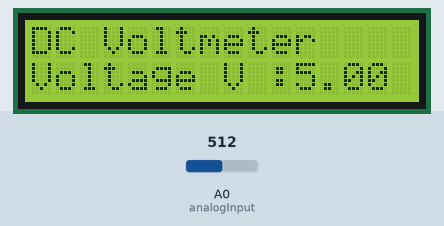
Recording of a sketch running on a simulated Arduino Uno, built with avr-gcc and run on an emulated ATmega328P. Parts: 16×2 character LCD. The test bench sets the inputs (shaded band); at power-on: A0 (analogInput) = 512. What the sketch prints to the serial monitor is not drawn.

Above: at 4.2 s.
4.3 s: A0 (analogInput) set to 716
At 6.7 s:
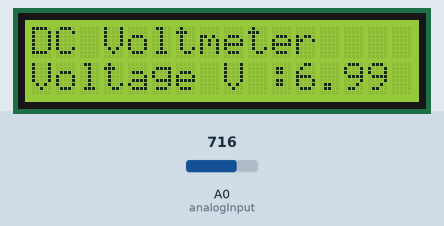
10.5 s: A0 (analogInput) set to 900
At 13.0 s:
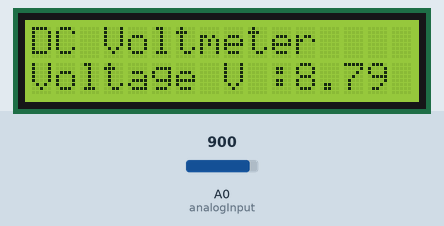
16.5 s: A0 (analogInput) set to 1023
At 19.2 s:
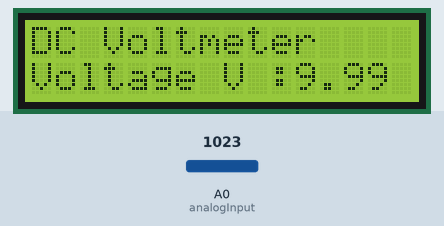
Timing chart, 0 to 20.7 s (numbered marks = the images above; inputs shaded):
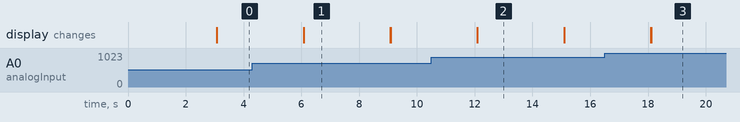

Measured:
- after the input at 4.3 s, the display: first differs from a run without the input after 1.8 s (image 1)
- after the input at 10.5 s, the display: first differs from a run without the input after 1.6 s (image 2)
- after the input at 16.5 s, the display: first differs from a run without the input after 1.6 s (image 3)
- what the display in image 1 shows lasts 3.0 s, from 6.1 s to 9.1 s

The sketch:

Lab_3_Part_C_LCD.ino
```cpp
/*
  DC Voltmeter
  An Arduino based on voltage divider concept
*/

#include <LiquidCrystal.h>
LiquidCrystal lcd(2, 3, 4, 5, 6, 7);
int analogInput = 0;
float vout = 0.0;
float vin = 0.0;
float R1 = 10000.0; // resistance of R1 (10k)
float R2 = 10000.0; // resistance of R2 (10k)
int value = 0;
int a[5] = {};

void setup() {
  Serial.begin(9600);
  pinMode(analogInput, INPUT);
  lcd.begin(16, 2);
  lcd.setCursor(2,0);
  lcd.print("DC VOLTMETER");
  lcd.setCursor(0, 1);
  lcd.print("-MIGUEL GONZALEZ;");
  delay(3000);
  lcd.clear();

}

void loop() {
  lcd.print("DC Voltmeter");
  // read the value at analog input
  value = analogRead(analogInput);
  vout = (value * 5) / 1024.0;
  vin = vout / (R2 /(R1 + R2));
  Serial.println(vin);
  if (vin < 0.09)
  {
    vin = 0.0;
  }
  lcd.setCursor(0, 1);
  lcd.print("Voltage V :");
  lcd.print(vin);
  delay(3000);
  lcd.clear();
}
```
